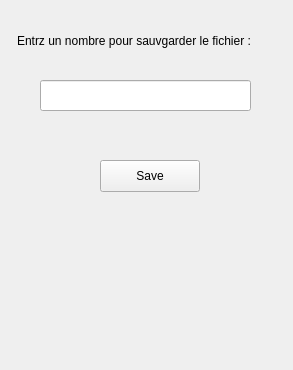
<?xml version="1.0" encoding="UTF-8"?>
<ui version="4.0">
 <class>SaveLevel</class>
 <widget class="QWidget" name="SaveLevel">
  <property name="geometry">
   <rect>
    <x>0</x>
    <y>0</y>
    <width>293</width>
    <height>370</height>
   </rect>
  </property>
  <property name="windowTitle">
   <string>Form</string>
  </property>
  <widget class="QPushButton" name="saveButton">
   <property name="geometry">
    <rect>
     <x>100</x>
     <y>160</y>
     <width>100</width>
     <height>32</height>
    </rect>
   </property>
   <property name="palette">
    <palette>
     <active>
      <colorrole role="ButtonText">
       <brush brushstyle="SolidPattern">
        <color alpha="255">
         <red>0</red>
         <green>249</green>
         <blue>0</blue>
        </color>
       </brush>
      </colorrole>
     </active>
     <inactive>
      <colorrole role="ButtonText">
       <brush brushstyle="SolidPattern">
        <color alpha="255">
         <red>0</red>
         <green>0</green>
         <blue>0</blue>
        </color>
       </brush>
      </colorrole>
     </inactive>
     <disabled>
      <colorrole role="ButtonText">
       <brush brushstyle="SolidPattern">
        <color alpha="63">
         <red>255</red>
         <green>255</green>
         <blue>255</blue>
        </color>
       </brush>
      </colorrole>
     </disabled>
    </palette>
   </property>
   <property name="text">
    <string>Save</string>
   </property>
  </widget>
  <widget class="QLabel" name="label">
   <property name="geometry">
    <rect>
     <x>17</x>
     <y>5</y>
     <width>261</width>
     <height>71</height>
    </rect>
   </property>
   <property name="text">
    <string>Entrz un nombre pour sauvgarder le fichier :</string>
   </property>
  </widget>
  <widget class="QLineEdit" name="lineEdit">
   <property name="geometry">
    <rect>
     <x>40</x>
     <y>80</y>
     <width>211</width>
     <height>31</height>
    </rect>
   </property>
   <property name="palette">
    <palette>
     <active>
      <colorrole role="Button">
       <brush brushstyle="SolidPattern">
        <color alpha="255">
         <red>255</red>
         <green>147</green>
         <blue>0</blue>
        </color>
       </brush>
      </colorrole>
      <colorrole role="Light">
       <brush brushstyle="SolidPattern">
        <color alpha="255">
         <red>255</red>
         <green>38</green>
         <blue>0</blue>
        </color>
       </brush>
      </colorrole>
     </active>
     <inactive>
      <colorrole role="Button">
       <brush brushstyle="SolidPattern">
        <color alpha="255">
         <red>50</red>
         <green>50</green>
         <blue>50</blue>
        </color>
       </brush>
      </colorrole>
      <colorrole role="Light">
       <brush brushstyle="SolidPattern">
        <color alpha="255">
         <red>55</red>
         <green>55</green>
         <blue>55</blue>
        </color>
       </brush>
      </colorrole>
     </inactive>
     <disabled>
      <colorrole role="Button">
       <brush brushstyle="SolidPattern">
        <color alpha="255">
         <red>255</red>
         <green>147</green>
         <blue>0</blue>
        </color>
       </brush>
      </colorrole>
      <colorrole role="Light">
       <brush brushstyle="SolidPattern">
        <color alpha="255">
         <red>255</red>
         <green>38</green>
         <blue>0</blue>
        </color>
       </brush>
      </colorrole>
     </disabled>
    </palette>
   </property>
  </widget>
 </widget>
 <resources/>
 <connections/>
</ui>
